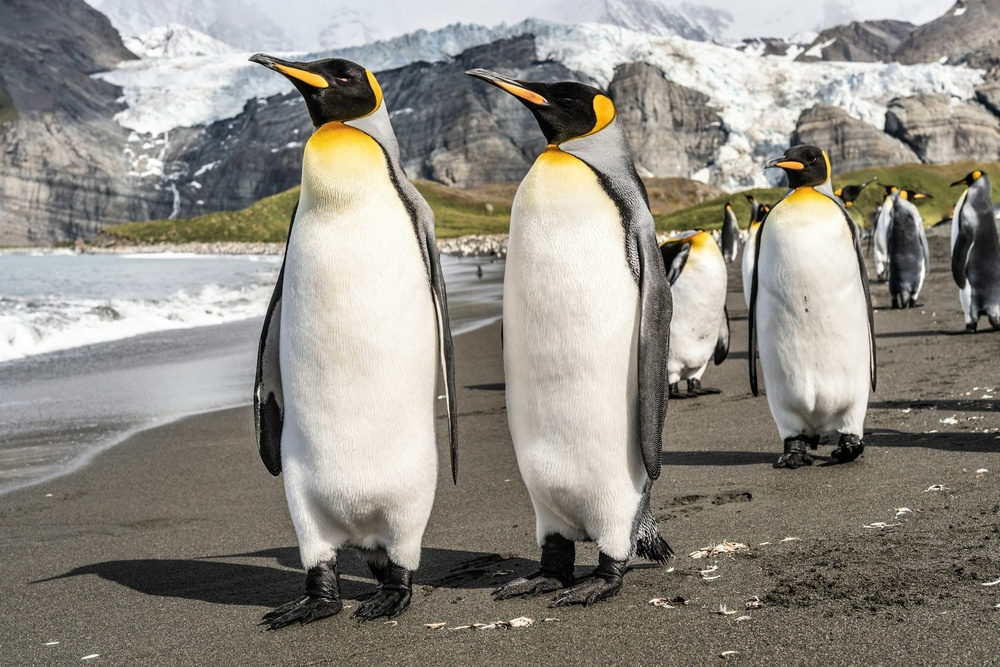
#> input picture image_tm.jpg, 1000 x 667 px, shrunk from 1920 x 1280 before the run
$ python opencv_tm.py
#> lines starting #> are read from the running program, lines starting #| are printed output that depends on the picture; after the words box and inside, x2 and y2 are one past the last pixel; in counts of white or black regions, pixels touching at a corner belong together
import cv2
import os
import numpy as np

image = cv2.imread('image_tm.jpg')
#> image is the input picture: shape (667, 1000, 3); mean B, G, R 132.8, 141.4, 144.6
template = cv2.imread('template.jpg')
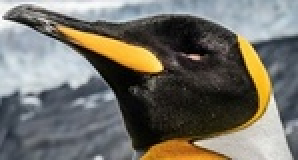
#> input picture template.jpg, 149 x 80 px, shrunk from 286 x 154 before the run (shown 2 times larger)
#> template is the input picture: shape (80, 149, 3); mean B, G, R 103.7, 112.2, 114.9

w, h = template.shape[:-1]
#> w = 80; h = 149
res = cv2.matchTemplate(image, template, cv2.TM_CCOEFF_NORMED)
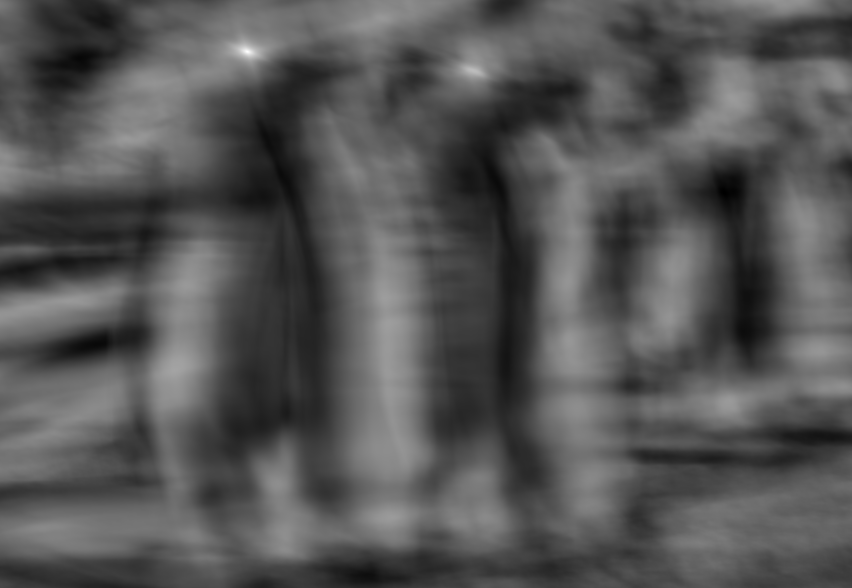
#> res: shape (588, 852) float32; min -0.48, max 0.996, mean 0.0144; drawn with min black and max white
threshold = 0.5
loc = np.where(res >= threshold)
#> loc = 444 positions, rows 42 to 74, columns 233 to 481

for pt in zip(*loc[::-1]):
    cv2.rectangle(image, pt, (pt[0] + w, pt[1] + h), (0, 255, 0), 1)
#> this loop made 444 passes
#> pt on passes 1 to 3: (243, 42), (244, 42), (240, 43)
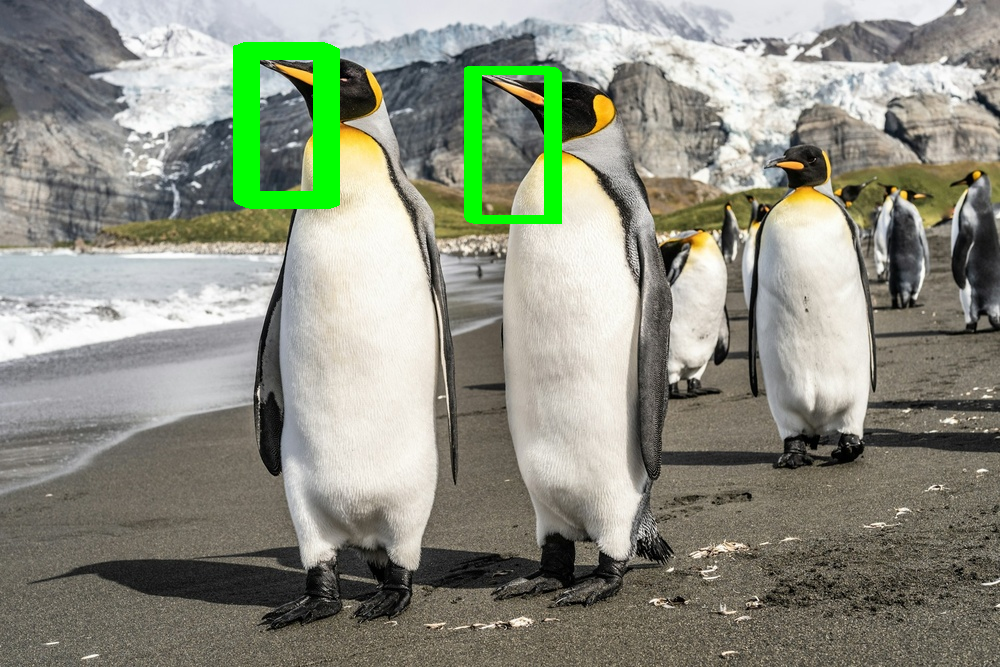
#> image: shape (667, 1000, 3); 2.63% of pixels changed, all inside (x1, y1, x2, y2) = (233, 42, 562, 224)

cv2.imwrite(os.path.join("outputs","tm.jpg"),image)
